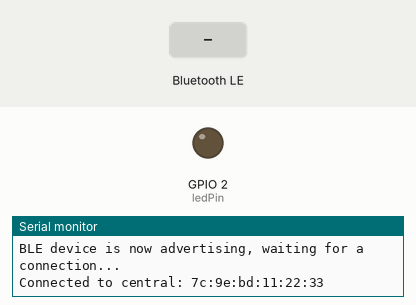
Recording of a sketch running on a simulated ESP32. Shown: output pins drawn as LEDs (lit = HIGH), the last lines printed to the serial monitor. Inputs (shaded band) come from the test bench. Nothing arrives over Bluetooth unless stated; a phone connects over Bluetooth LE 3 s after start.

Above: at 3.8 s.
3.9 s: Bluetooth LE write "ON" received
At 4.9 s:
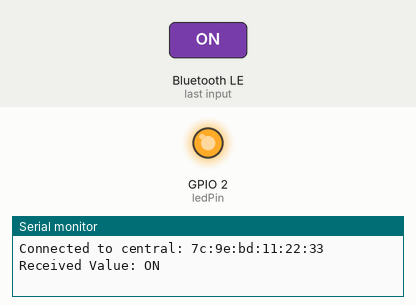
5.4 s: Bluetooth LE write "OFF" received
At 6.0 s:
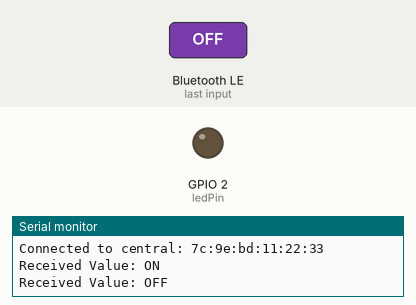
Timing chart, 0 to 8.4 s (numbered marks = the images above; inputs shaded):
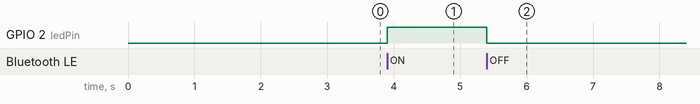

Measured:
- after the input at 3.9 s, GPIO 2 (ledPin): LOW → HIGH at once
- after the input at 5.4 s, GPIO 2 (ledPin): HIGH → LOW at once

The sketch:

ESP32-V1.ino
```cpp
#include <ArduinoBLE.h>

// Definiere den LED-Pin (Pin 2 ist bei vielen ESP32-Boards die integrierte LED)
const int ledPin = 2;

// UUIDs für den BLE-Service und die Characteristics
#define SERVICE_UUID        "0000ffb0-0000-1000-8000-00805f9b34fb"
#define CHARACTERISTIC_UUID "0000ffb1-0000-1000-8000-00805f9b34fb"

// BLE-Service und Characteristic-Objekte
BLEService ledService(SERVICE_UUID);
BLECharacteristic ledCharacteristic(CHARACTERISTIC_UUID, BLEWrite, 20);

void setup() {
  // Initialisierung der seriellen Kommunikation
  Serial.begin(9600);

  // LED-Pin als Ausgang festlegen
  pinMode(ledPin, OUTPUT);
  digitalWrite(ledPin, LOW);  // LED zunächst ausschalten

  // BLE initialisieren
  if (!BLE.begin()) {
    Serial.println("Starting BLE failed!");
    while (1);
  }

  // BLE-Gerät initialisieren
  BLE.setLocalName("ESP32_LED_Control");   // Setzt den Gerätenamen
  BLE.setAdvertisedService(ledService);    // Stellt den Service bereit

  // Füge die Characteristics zum Service hinzu
  ledService.addCharacteristic(ledCharacteristic);

  // Start des Services
  BLE.addService(ledService);

  // Startet das Advertising, um Verbindungen zu ermöglichen
  BLE.advertise();

  Serial.println("BLE device is now advertising, waiting for a connection...");
}

void loop() {
  // Client verbinden
  BLEDevice central = BLE.central();

  // Wenn ein zentraler Client verbunden ist
  if (central) {
    Serial.print("Connected to central: ");
    Serial.println(central.address());

    // Solange der zentrale Client verbunden ist
    while (central.connected()) {
      // Prüfe, ob Daten auf der Characteristic geschrieben wurden
      if (ledCharacteristic.written()) {
        // Wert als uint8_t* erhalten und in einen String umwandeln
        String receivedValue = "";
        for (int i = 0; i < ledCharacteristic.valueLength(); i++) {
          receivedValue += (char)ledCharacteristic.value()[i];
        }

        Serial.print("Received Value: ");
        Serial.println(receivedValue);

        // Prüfe, ob der Wert "ON" oder "OFF" ist
        if (receivedValue == "ON") {
          digitalWrite(ledPin, HIGH);  // Schaltet die LED ein
        } else if (receivedValue == "OFF") {
          digitalWrite(ledPin, LOW);   // Schaltet die LED aus
        }
      }
    }

    // Wenn der zentrale Client die Verbindung trennt
    Serial.print("Disconnected from central: ");
    Serial.println(central.address());
  }
}
```
